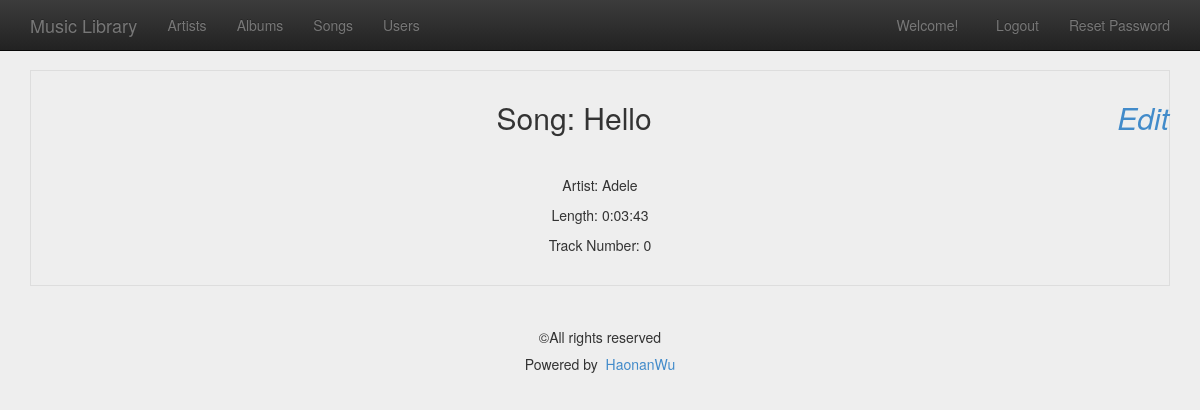
The page /songs/1/ on the database its author committed.
### songs/models.py (models this page shows, shortened)
class Song(models.Model):
    name = models.CharField(max_length=100)
    length = models.DurationField()
    track_number = models.IntegerField(null=True, default=0)
    artists = models.ForeignKey("artists.Artist")
    class Meta:
        ordering = ["name"]
    def get_artist_names(self):
        return self.artists.name

### artists/models.py (models this page shows, shortened)
class Artist (models.Model):
    name = models.CharField(max_length = 40)
    ArtistDescription = models.TextField()
    class Meta:
        ordering = ["name"]

### songs/views.py (the view)
# urls.py: url(r'^(?P<id>\d+)/$', views.song_detail, name="song_detail"),
def song_detail(request, id):
    song = get_object_or_404(Song, pk=id)
    context = {
        "song": song,
    }
    return render(request, "songs/song_detail.html", context)

### songs/templates/songs/song_detail.html
{% extends "core/base.html" %}
{% block content %}
    <div class="information_list">
        <h2>
            Song: {{song.name}}
            <div class="pull-right">
                <a href="{% url 'songs:song_edit' song.pk %}">
                    <i class="fa fa-pencil-square">Edit</i>
                </a>
            </div>
        </h2>
        <hr>
        <p>
            Artist: {{song.get_artist_names}}
        </p>
        <p>
            Length: {{song.length}}
        </p>
        <p>
            Track Number: {{song.track_number}}
        </p>
    </div>
{% endblock content %}

### core/static/css/base.css (style rules this page uses)
body { padding-top: 50px; background-color: #eeeeee; }

### core/static/core/styles.css (style rules this page uses)
body { padding-top: 70px; padding-bottom: 70px; }
.information_list { text-align: center; }

### rows shown on the page
Song: name "Hello", get_artist_names "Adele", length "0:03:43", track_number "0"
